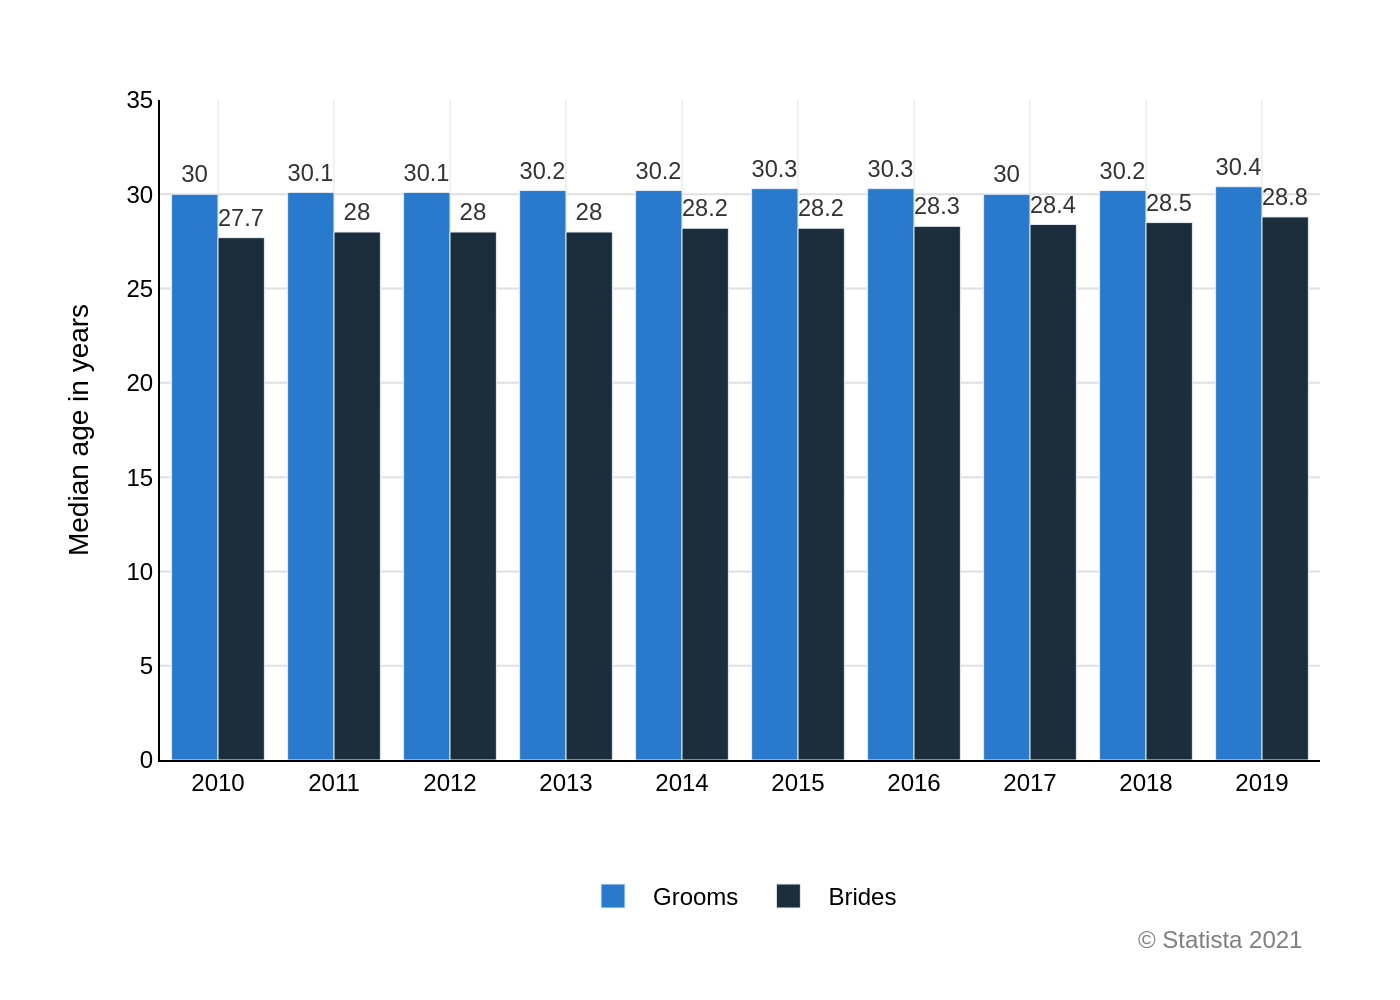

Write Python code to recreate this figure.
import sys
import json
import pathlib
import plotly.graph_objects as go

# Check for the required command-line argument
if len(sys.argv) != 2:
    print(f"Usage: python {sys.argv[0]} <path_to_json_file>")
    sys.exit(1)

# Get the JSON file path from the command-line argument
json_path = sys.argv[1]

# Read and parse the JSON file
try:
    with open(json_path, 'r', encoding='utf-8') as f:
        chart_data = json.load(f)
except FileNotFoundError:
    print(f"Error: The file '{json_path}' was not found.")
    sys.exit(1)
except json.JSONDecodeError:
    print(f"Error: Could not decode JSON from the file '{json_path}'.")
    sys.exit(1)

# Extract data and texts from the loaded JSON
data_series = chart_data['chart_data']
categories = chart_data['categories']
texts = chart_data['texts']
colors = chart_data['colors']

# Initialize the figure
fig = go.Figure()

# Add traces for each data series
for i, series in enumerate(data_series):
    # Format text labels to show '.0' as an integer, and others with one decimal place
    text_labels = [f'{v:.1f}'.replace('.0', '') for v in series['values']]
    
    fig.add_trace(go.Bar(
        x=categories,
        y=series['values'],
        name=series['name'],
        marker_color=colors[i],
        text=text_labels,
        textposition='outside',
        textfont=dict(
            family="Arial",
            size=12,
            color='#333333'
        ),
        cliponaxis=False # Ensures text labels are not clipped by the plot area
    ))

# Configure the layout
fig.update_layout(
    barmode='group',
    plot_bgcolor='white',
    font=dict(
        family="Arial",
        size=12,
        color="black"
    ),
    xaxis=dict(
        title_text=None,
        showgrid=True,
        gridcolor='#f0f0f0',
        linecolor='black',
        zeroline=False
    ),
    yaxis=dict(
        title_text=texts['y_axis_title'],
        range=[0, 35],
        showgrid=True,
        gridcolor='#e0e0e0',
        linecolor='black',
        zeroline=False
    ),
    legend=dict(
        orientation='h',
        yanchor='bottom',
        y=-0.25,
        xanchor='center',
        x=0.5
    ),
    margin=dict(l=80, r=40, t=50, b=120),
    annotations=[
        dict(
            text=texts['source'],
            showarrow=False,
            xref='paper',
            yref='paper',
            x=0.99,
            y=-0.3,
            xanchor='right',
            yanchor='bottom',
            align='right',
            font=dict(
                size=12,
                color='#7f7f7f'
            )
        )
    ]
)

# Derive the output filename from the input JSON path
output_filename = pathlib.Path(json_path).stem + ".png"

# Save the figure as a PNG image
fig.write_image(output_filename, scale=2)

print(f"Chart saved as {output_filename}")
